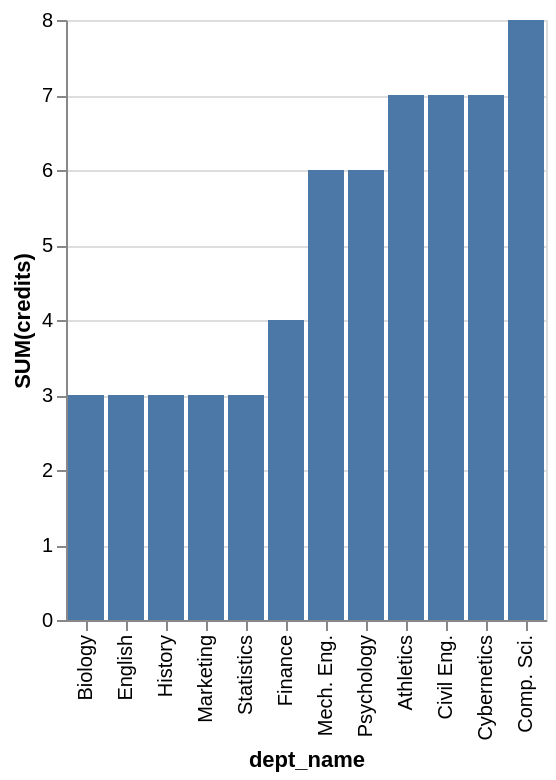

This figure's Vega-Lite source:
### Vega-Lite specification from a JSON file in a GitHub repository (floating-point values rounded to 4 significant figures)
{"data": {"values": [{"x_data": "Biology", "y_data": 3}, {"x_data": "English", "y_data": 3}, {"x_data": "History", "y_data": 3}, {"x_data": "Marketing", "y_data": 3}, {"x_data": "Statistics", "y_data": 3}, {"x_data": "Finance", "y_data": 4}, {"x_data": "Mech. Eng.", "y_data": 6}, {"x_data": "Psychology", "y_data": 6}, {"x_data": "Athletics", "y_data": 7}, {"x_data": "Civil Eng.", "y_data": 7}, {"x_data": "Cybernetics", "y_data": 7}, {"x_data": "Comp. Sci.", "y_data": 8}]}, "mark": "bar", "encoding": {"x": {"field": "x_data", "type": "nominal", "title": "dept_name", "sort": {"op": "sum", "field": "y_data", "order": "ascending"}}, "y": {"field": "y_data", "type": "quantitative", "title": "SUM(credits)"}}}
